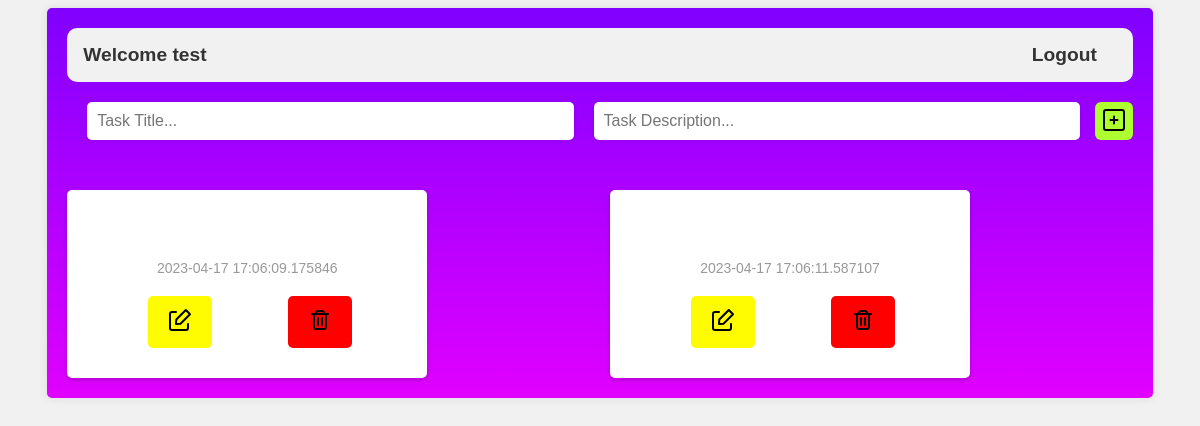
Page /dashboard (signed in) on the earlier database version.
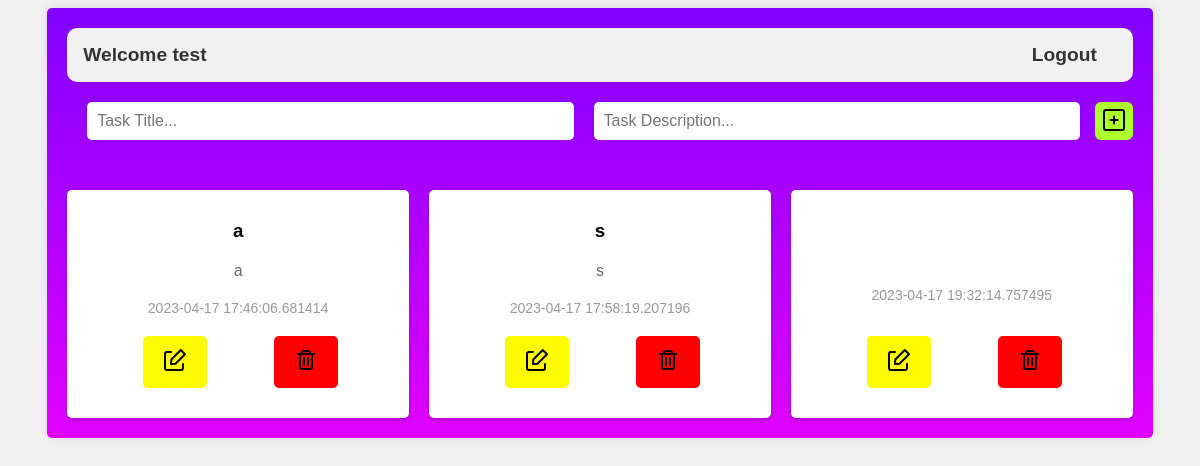
Same page on the later database version.
### app.py (models this page shows, shortened)
class User(UserMixin, db.Model):
    id = Column(db.Integer, primary_key=True)
    email = db.Column(db.String(150), unique = True, index = True)
    username = Column(db.String(200), nullable = False)
    password_hash = Column(db.String(200), nullable = False)
    tasks = db.relationship('Task', backref='user')

class Task(db.Model):
    id = Column(db.Integer, primary_key=True)
    title = Column(db.String(60), nullable=True)
    description = Column(db.Text)
    date = Column(DateTime, default=datetime.datetime.utcnow)
    user_id = Column(db.Integer, db.ForeignKey('user.id'))

### app.py (the view)
@app.route('/dashboard', methods=['POST', 'GET'])
@login_required
def dashboard():
    user_id = current_user.get_id()
    task_list = Task.query.filter_by(user_id=user_id)
    if request.method == 'POST':
        task = Task(title = request.form['title'], description = request.form['description'], user_id=user_id)
        db.session.add(task)
        db.session.commit()
        return redirect(url_for('dashboard'))
    return render_template('dashboard.html', task_list=task_list)

### app.py (called while the page is built)
@login_manager.user_loader
def load_user(user_id):
    return User.query.filter_by(id=user_id).first()

### templates/dashboard.html (shortened to what this page needs)
<!DOCTYPE html>
<html lang="en">
<head>
  <link rel="stylesheet" href="static/index.css">
</head>
<body>
  <section class="main">
    <div class="add-task">
      <nav>
        {% if current_user.is_anonymous %}
        <a href="{{ url_for('login') }}">Login</a>
        {% else %}
        <p>Welcome {{current_user.username}}</p>
        <a href="{{ url_for('logout') }}">Logout</a>
        {% endif %}
      </nav>
      <form action="" method="POST" class="add-form">
        <input type="text" name="title" placeholder="Task Title...">
        <input type="text" name="description" placeholder="Task Description...">
        <button type="submit"><img src="static/img/add.svg" alt="delete" style="width: 24px;"></button>
      </form>
      <section class="tasks">
        <div class="todo">
          {% for task in task_list %}
              <div class="single-task">
                <h3>{{ task.title }}</h3>
                <h4>{{ task.description }}</h4>
                <h5>{{ task.date }}</h5>
                <div class="actions">
                  <button class="open-window-btn"><img src="static/img/edit.svg" alt="delete" style="width: 24px;"></button>
                  <a href="/delete/{{task.id}}" class="delete-action"><img src="static/img/delete.svg" alt="delete" style="width: 24px;"></a>
                </div>
              </div>
          {% endfor %}
        </div>
      </section>
    </div>
</section>
</body>
</html>

### static/index.css (style rules this page uses)
body { background-color: #f1f1f1; font-family: 'Gill Sans', 'Gill Sans MT', Calibri, 'Trebuchet MS', sans-serif; }
.main { display: flex; justify-content: center; align-items: center; height: 100%; }
.add-task { background: linear-gradient(to bottom, #8000ff, #E100FF); padding: 20px; border-radius: 5px; box-shadow: 0px 0px 10px rgba(0, 0, 0, 0.1); text-align: center; width: 100%; }
nav { display: flex; justify-content: space-between; border-radius: 10px; align-items: center; padding: 1rem; background-color: #f1f1f1; color: linear-gradient(to bottom, #8000ff, #E100FF); font-weight: 700; }
nav a { color: #ffffff; text-decoration: none; font-size: 1.2rem; }
nav p { margin: 0; padding: 0; font-size: 1.2rem; color: #333; }
.add-task a { text-decoration: none; color: #333; margin-right: 20px; }
.add-task p { display: inline-block; margin-right: 20px; }
.add-form { display: flex; flex-direction: column; margin-top: 20px; }
.add-form input[type="text"] { padding: 10px; margin-bottom: 20px; margin-left: 20px; border: none; border-radius: 3px; box-shadow: 0px 0px 5px rgba(0, 0, 0, 0.1); }
.add-form button { background-color: greenyellow; padding: 7px; padding-top: 6px; padding-bottom: 5px; border-radius: 6px; margin-bottom: 20px; margin-left: 15px; border: none; cursor: pointer; transition: background-color 0.3s ease; }
.tasks { margin-top: 20px; }
.todo { display: grid; grid-template-columns: repeat(auto-fit, minmax(250px, 1fr)); grid-gap: 20px; }
.single-task { background-color: #fff; padding: 20px; border-radius: 5px; box-shadow: 0px 0px 10px rgba(0, 0, 0, 0.1); }
.single-task h3 { margin-top: 0; margin-bottom: 10px; }
.single-task h4, .single-task h5 { margin-top: 0; margin-bottom: 20px; }
.single-task a { padding: 6px; padding-top: 14px; padding-bottom: 3px; background-color: #e74c3c; border: none; border-radius: 5px; transition: all 0.2s ease-in-out; }
.open-window-btn { background-color: rgb(255, 251, 0); border: none; border-radius: 5px; padding: 12px 20px; font-size: 16px; cursor: pointer; transition: background-color 0.3s ease; margin-top: 20px; margin-left: 25px; }
@media screen and (min-width: 768px) { .main { display: flex; justify-content: center; align-items: center; height: 100%; } }
@media screen and (min-width: 768px) { .add-task { width: 90%; } }
@media screen and (min-width: 768px) { .add-form { display: flex; flex-direction: row; align-items: center; margin-bottom: 30px; } }
@media screen and (min-width: 768px) { .add-form input[type="text"] { flex: 1; padding: 10px; border: none; border-radius: 5px; font-size: 16px; } }
@media screen and (min-width: 768px) { .tasks { display: grid; grid-template-columns: repeat(auto-fit, minmax(250px, 1fr)); grid-gap: 30px; } }
@media screen and (min-width: 768px) { .single-task { background-color: #FFFFFF; border-radius: 5px; padding: 30px; box-shadow: 0px 2px 5px rgba(0, 0, 0, 0.2); display: flex; flex-direction: column; justify-content: space-between; max-width: 300px; } }
@media screen and (min-width: 768px) { .single-task h3 { margin-top: 0; } }
@media screen and (min-width: 768px) { .single-task h4 { margin-top: 10px; margin-bottom: 20px; font-weight: normal; font-size: 16px; color: #666666; } }
@media screen and (min-width: 768px) { .single-task h5 { margin-bottom: 0; font-weight: normal; font-size: 14px; color: #999999; } }
@media screen and (min-width: 768px) { .single-task .actions { display: flex; justify-content: space-around; } }
@media screen and (min-width: 768px) { .single-task .actions a { color: #FFFFFF; border: none; border-radius: 5px; padding: 12px 20px; font-size: 16px; cursor: pointer; transition: background-color 0.3s ease; margin-top: 20px; margin-left: 25px; } }
@media screen and (min-width: 768px) { .single-task .actions .delete-action { background-color: red; } }

Differences in the rows shown:
removed Task: date "2023-04-17 17:06:09.175846"
removed Task: date "2023-04-17 17:06:11.587107"
added Task: title "a", description "a", date "2023-04-17 17:46:06.681414"
added Task: title "s", description "s", date "2023-04-17 17:58:19.207196"
added Task: date "2023-04-17 19:32:14.757495"
